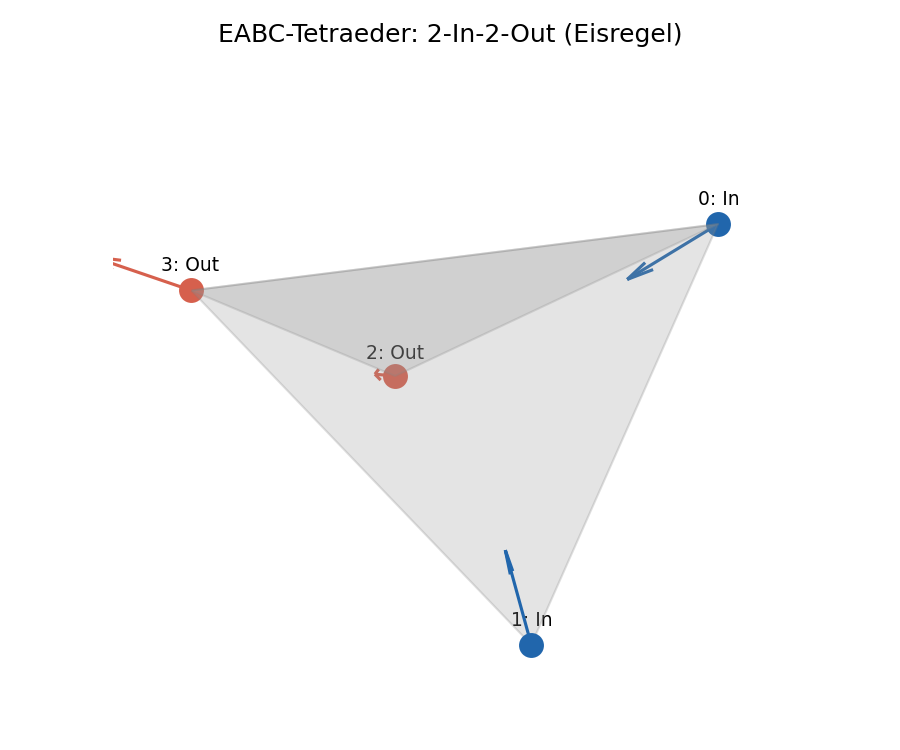

Reproduce this figure in Python.
#!/usr/bin/env python3
"""Validiert und visualisiert die 2-In-2-Out-Eisregel am EABC-Tetraeder."""

from __future__ import annotations

state_plus = {"katzen": -1.0, "shear_norm": 2.0}   # "In"
state_minus = {"katzen": 1.0, "shear_norm": 2.0}  # "Out"

tetrahedron_states = {
    0: state_plus,
    1: state_plus,
    2: state_minus,
    3: state_minus,
}


def label(state: dict) -> str:
    return "In" if state["katzen"] < 0 else "Out"


def validate_ice_rule(states: dict[int, dict]) -> bool:
    """Eisregel: genau zwei Ecken 'In' und zwei 'Out'."""
    n_in = sum(1 for s in states.values() if s["katzen"] < 0)
    n_out = sum(1 for s in states.values() if s["katzen"] > 0)
    return n_in == 2 and n_out == 2 and len(states) == 4


def bond_energy_local(sigma_a: float, sigma_b: float, j_local: float = 1.0) -> float:
    return j_local * sigma_a * sigma_b


def main() -> None:
    print("=== EABC-Tetraeder: Eisregel-Validierung ===\n")
    for idx, state in tetrahedron_states.items():
        print(f"  Ecke {idx}: {label(state):>3}  (katzen={state['katzen']:+.1f}, "
              f"shear_norm={state['shear_norm']:.1f})")

    ok = validate_ice_rule(tetrahedron_states)
    print(f"\nEisregel (2-In-2-Out) erfüllt: {ok}")

    print("\nLokale Bindungsenergien E_loc = J * sigma_a * sigma_b (J=1):")
    total = 0.0
    for a in range(4):
        for b in range(a + 1, 4):
            sa = tetrahedron_states[a]["katzen"]
            sb = tetrahedron_states[b]["katzen"]
            e = bond_energy_local(sa, sb)
            total += e
            kind = f"{label(tetrahedron_states[a])}--{label(tetrahedron_states[b])}"
            print(f"  {a}<->{b} ({kind:>7}): {e:+.1f}")
    print(f"  Summe E_loc: {total:+.1f}")

    try:
        import matplotlib.pyplot as plt
        from mpl_toolkits.mplot3d import Axes3D  # noqa: F401

        # Reguläres Tetraeder
        verts = [
            (1, 1, 1),
            (1, -1, -1),
            (-1, 1, -1),
            (-1, -1, 1),
        ]
        xs, ys, zs = zip(*verts)
        center = (0.0, 0.0, 0.0)

        fig = plt.figure(figsize=(6, 5))
        ax = fig.add_subplot(111, projection="3d")
        ax.plot_trisurf(xs, ys, zs, color="lightgray", alpha=0.25, edgecolor="gray")

        colors = {"In": "#2166ac", "Out": "#d6604d"}
        for i, (x, y, z) in enumerate(verts):
            lab = label(tetrahedron_states[i])
            ax.scatter([x], [y], [z], c=colors[lab], s=120, depthshade=True)
            ax.text(x, y, z + 0.15, f"{i}: {lab}", fontsize=9, ha="center")
            dx, dy, dz = center[0] - x, center[1] - y, center[2] - z
            if lab == "Out":
                dx, dy, dz = -dx, -dy, -dz
            ax.quiver(x, y, z, dx * 0.35, dy * 0.35, dz * 0.35,
                      color=colors[lab], arrow_length_ratio=0.25, linewidth=1.5)

        ax.set_title("EABC-Tetraeder: 2-In-2-Out (Eisregel)")
        ax.set_axis_off()
        out = "tetrahedron_ice_rule.png"
        plt.tight_layout()
        plt.savefig(out, dpi=150)
        print(f"\nVisualisierung gespeichert: {out}")
    except ImportError:
        print("\n(Hinweis: matplotlib nicht installiert — nur Textausgabe.)")


if __name__ == "__main__":
    main()
